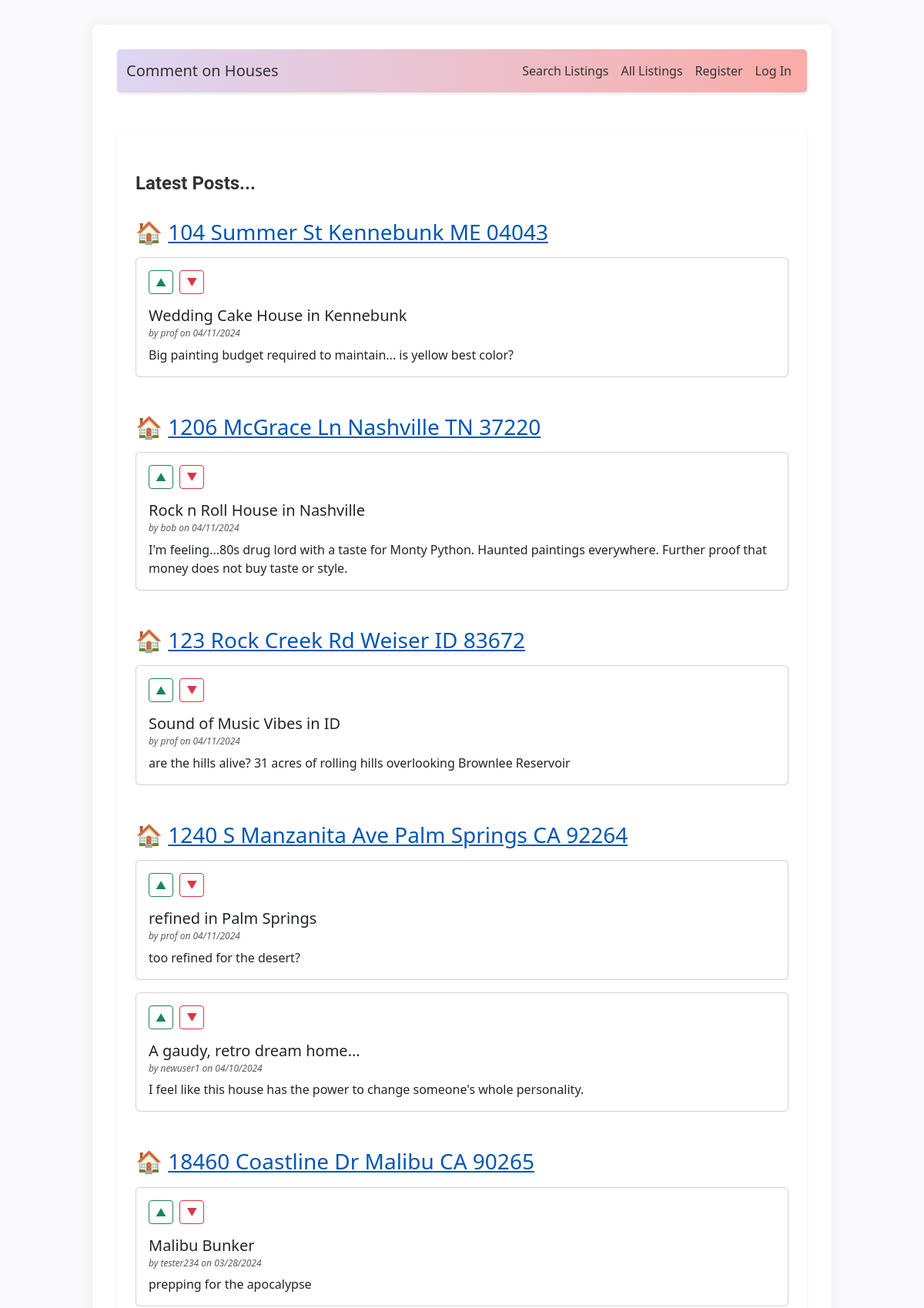
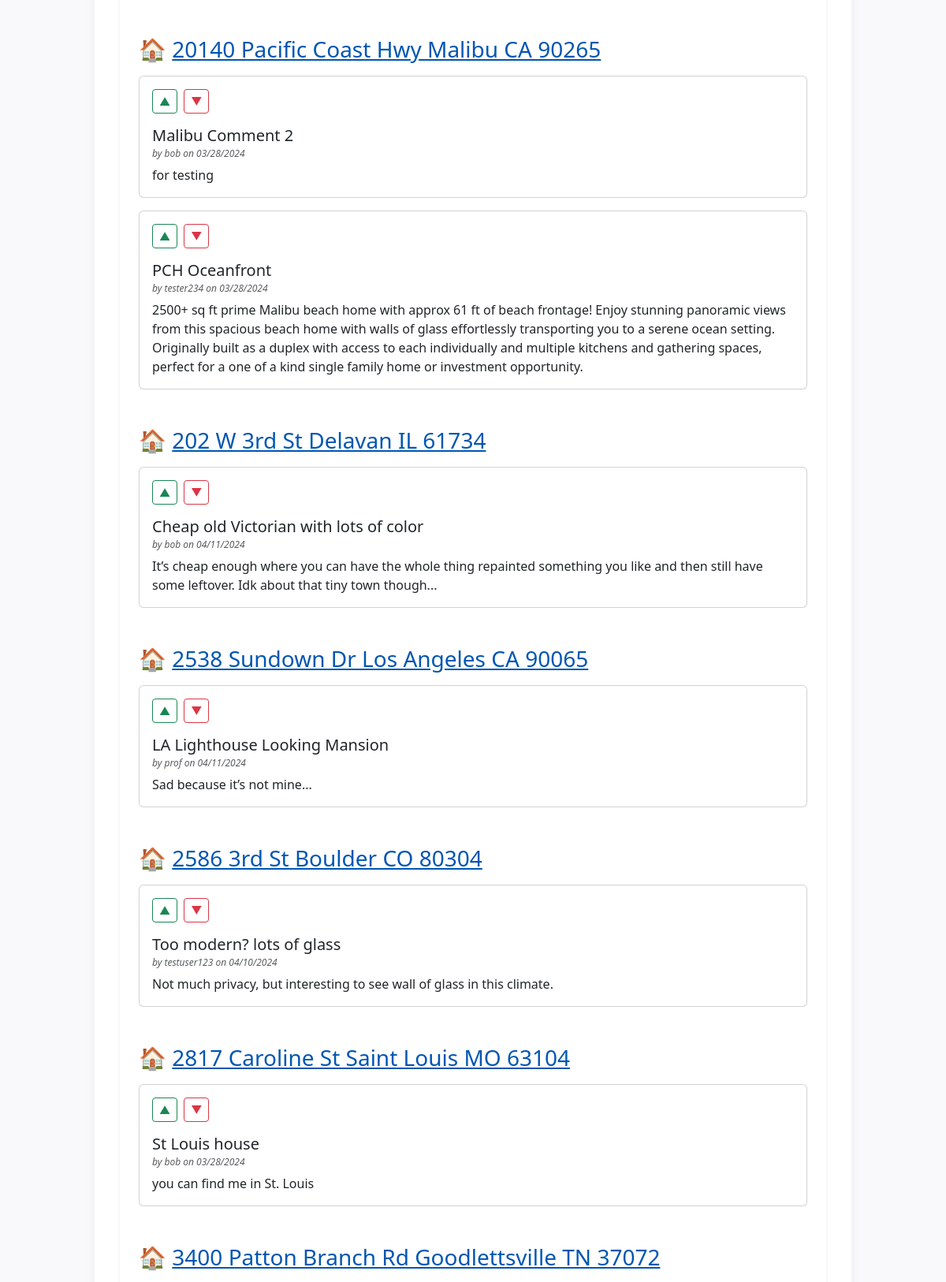
The page / (upper part) on the database its author committed (2 pictures, top to bottom).
### tables this page shows
CREATE TABLE post (
  id INTEGER PRIMARY KEY AUTOINCREMENT,
  author_id INTEGER NOT NULL,
  created TIMESTAMP NOT NULL DEFAULT CURRENT_TIMESTAMP,
  title TEXT NOT NULL,
  body TEXT NOT NULL,
  listing TEXT,
  state TEXT,
  FOREIGN KEY (author_id) REFERENCES user (id)
);

CREATE TABLE user (
  id INTEGER PRIMARY KEY AUTOINCREMENT,
  username TEXT UNIQUE NOT NULL,
  password TEXT NOT NULL
);

### flaskr/blog.py (the view)
@bp.route('/')
def index():
    db = get_db()
    posts = db.execute(
        'SELECT p.id, title, body, created, author_id, username, listing'
        ' FROM post p JOIN user u ON p.author_id = u.id'
        ' ORDER BY listing, created DESC'
    ).fetchall()
    posts = [dict(post) for post in posts]
    for post in posts:
        if post['listing']:
            parsed_address, state = parse_address_from_listing(post['listing'])
            post['parsed_address'] = parsed_address
            post['state'] = state
    grouped_posts = {k: list(v) for k, v in groupby (posts, key=itemgetter('listing'))}
    return render_template('blog/index.html', grouped_posts=grouped_posts)

### flaskr/auth.py (called while the page is built)
@bp.before_app_request
def load_logged_in_user():
    user_id = session.get('user_id')
    if user_id is None:
        g.user = None
    else:
        g.user = get_db().execute(
            'SELECT * FROM user WHERE id = ?', (user_id,)
        ).fetchone()

### flaskr/blog.py (called while the page is built)
def parse_address_from_listing(listing_url):
    house_emoji = '\U0001F3E0'
    parts = listing_url.split('/')
    address_part = parts[4]
    address = address_part.replace('-', ' ')
    state = address[-8:-6]
    formatted_address = f"{house_emoji} <a href='{listing_url}' target='_blank'>{address}</a>"
    return formatted_address, state

### flaskr/db.py (called while the page is built)
def get_db():
    if 'db' not in g:
        g.db = sqlite3.connect(
            current_app.config['DATABASE'],
            detect_types=sqlite3.PARSE_DECLTYPES
        )
        g.db.row_factory = sqlite3.Row
    return g.db

### flaskr/templates/blog/index.html (shortened to what this page needs)
{% extends 'base.html' %}
{% block header %}
<div class="container mt-4">
  <div class="d-flex justify-content-between align-items-center">
    <h1 class="fw-bold">{% block title %}Latest Posts...{% endblock %}</h1>
  </div>
</div>
{% endblock %}
{% block content %}
<div class="container mt-3">
  {% for listing, posts in grouped_posts.items() %}
    <section class="mb-5">
      <h2 class="mb-3">{{ posts[0].parsed_address|safe }}</h2>
      {% for post in posts %}
        <div class="card mb-3">
          <div class="card-body">
            <div class="d-flex align-items-center mb-3">
              <form action="{{ url_for('blog.vote') }}" method="post" class="me-2">
                <button type="submit" name="vote_type" value="1" class="btn btn-outline-success btn-sm">&#x25B2; </button>
              </form>
              <form action="{{ url_for('blog.vote') }}" method="post" class="me-2">
                <button type="submit" name="vote_type" value="-1" class="btn btn-outline-danger btn-sm">&#x25BC; </button>
              </form>
            </div>
            <h3 class="card-title smaller-size">{{ post['title'] }}</h3>
            <h6 class="card-subtitle mb-2 text-muted h6-reduce">
              <em>by {{ post['username'] }} on {{ post['created'].strftime('%m/%d/%Y') }}</em>
            </h6>
            <p class="card-text">{{ post['body'] }}</p>
          </div>
        </div>
      {% endfor %}
    </section>
  {% endfor %}
</div>
{% endblock %}

### flaskr/static/style.css (style rules this page uses)
html { font-family: "Roboto", sans-serif; background: #f9f9fb; color: #424242; line-height: 1.6; }
body { max-width: 80vw; margin: 2rem auto; background: #fff; padding: 2rem; box-shadow: 0 0 15px rgba(0, 0, 0, 0.05); border-radius: 8px; }
h1 { font-family: 'Roboto'; color: #333; font-size: 1.5rem; margin: 1rem 0; margin-top: 0; align-self: center; font-weight: bold; }
h2 { font: 'Roboto'; font-size: 1.75rem; }
.smaller-size { font-size: 1.25rem; }
.h6-reduce { font-size: .75rem; }
a { color: #0056b3; text-decoration: underline; }

### rows shown on the page
post: posts "🏠 104 Summer St Kennebunk ME 04043", title "Wedding Cake House in Kennebunk", username "prof", created "04/11/2024", body "Big painting budget required to maintain... is yellow best color?"
post: posts "🏠 1206 McGrace Ln Nashville TN 37220", title "Rock n Roll House in Nashville", username "bob", created "04/11/2024", body "I'm feeling...80s drug lord with a taste for Monty Python. Haunted paintings everywhere. Further proof that money does not buy taste or style."
post: posts "🏠 123 Rock Creek Rd Weiser ID 83672", title "Sound of Music Vibes in ID", username "prof", created "04/11/2024", body "are the hills alive? 31 acres of rolling hills overlooking Brownlee Reservoir"
post: posts "🏠 1240 S Manzanita Ave Palm Springs CA 92264", title "refined in Palm Springs", username "prof", created "04/11/2024", body "too refined for the desert?"
post: title "A gaudy, retro dream home...", username "newuser1", created "04/10/2024", body "I feel like this house has the power to change someone's whole personality."
post: posts "🏠 18460 Coastline Dr Malibu CA 90265", title "Malibu Bunker", username "tester234", created "03/28/2024", body "prepping for the apocalypse"
post: posts "🏠 20140 Pacific Coast Hwy Malibu CA 90265", title "Malibu Comment 2", username "bob", created "03/28/2024", body "for testing"
post: title "PCH Oceanfront", username "tester234", created "03/28/2024", body "2500+ sq ft prime Malibu beach home with approx 61 ft of beach frontage! Enjoy stunning panoramic views from this spacious beach home with walls of glass effortlessly transporting you to a serene ocean setting. Originally built as a duplex with access to each individually and multiple kitchens and gathering spaces, perfect for a one of a kind single family home or investment opportunity."
post: posts "🏠 202 W 3rd St Delavan IL 61734", title "Cheap old Victorian with lots of color", username "bob", created "04/11/2024", body "It’s cheap enough where you can have the whole thing repainted something you like and then still have some leftover. Idk about that tiny town though..."
post: posts "🏠 2538 Sundown Dr Los Angeles CA 90065", title "LA Lighthouse Looking Mansion", username "prof", created "04/11/2024", body "Sad because it’s not mine..."
post: posts "🏠 2586 3rd St Boulder CO 80304", title "Too modern? lots of glass", username "testuser123", created "04/10/2024", body "Not much privacy, but interesting to see wall of glass in this climate."
post: posts "🏠 2817 Caroline St Saint Louis MO 63104", title "St Louis house", username "bob", created "03/28/2024", body "you can find me in St. Louis"
post: posts "🏠 3400 Patton Branch Rd Goodlettsville TN 37072"
